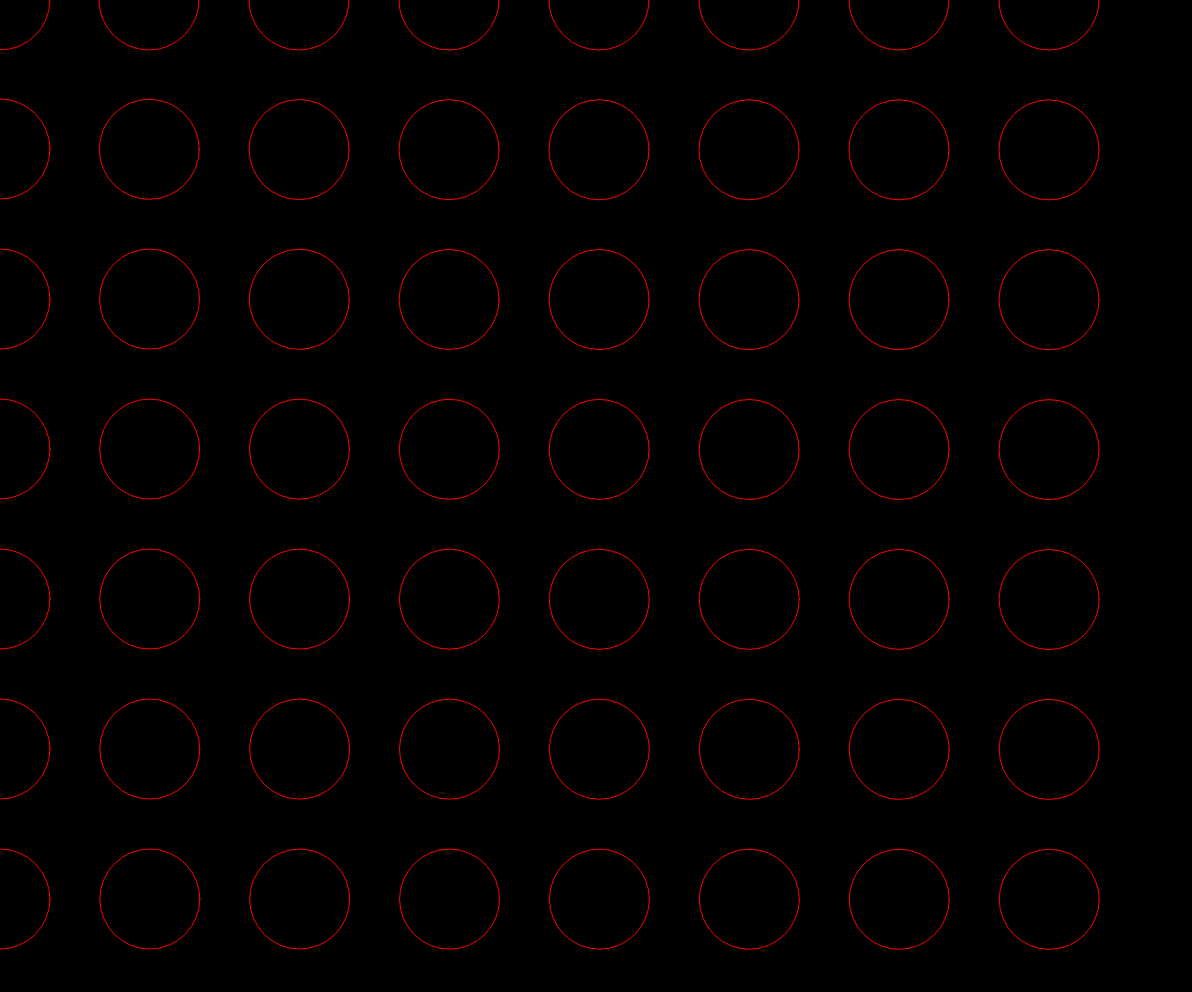
Frame 1 (no input)
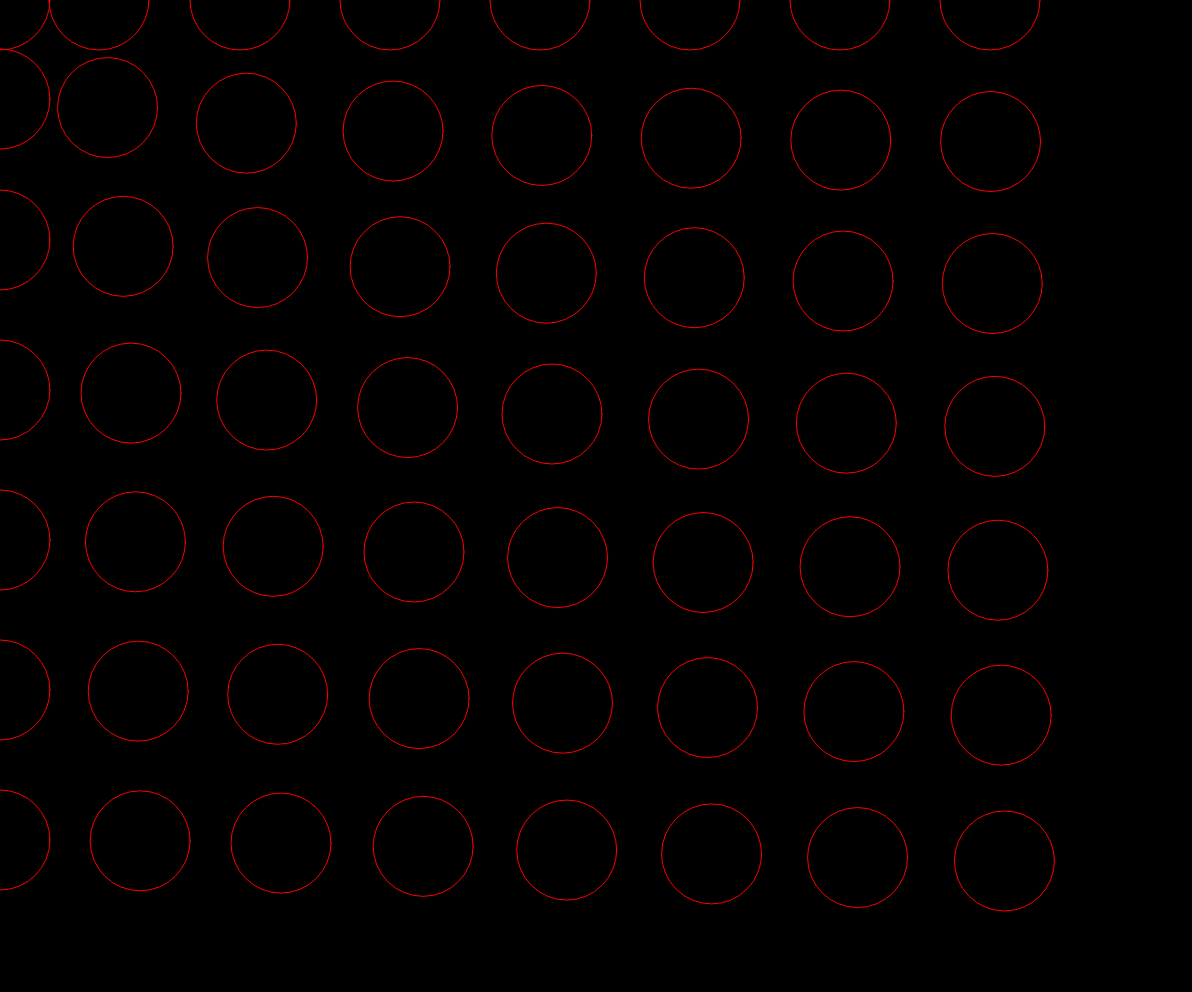
Frame 60 (no input)
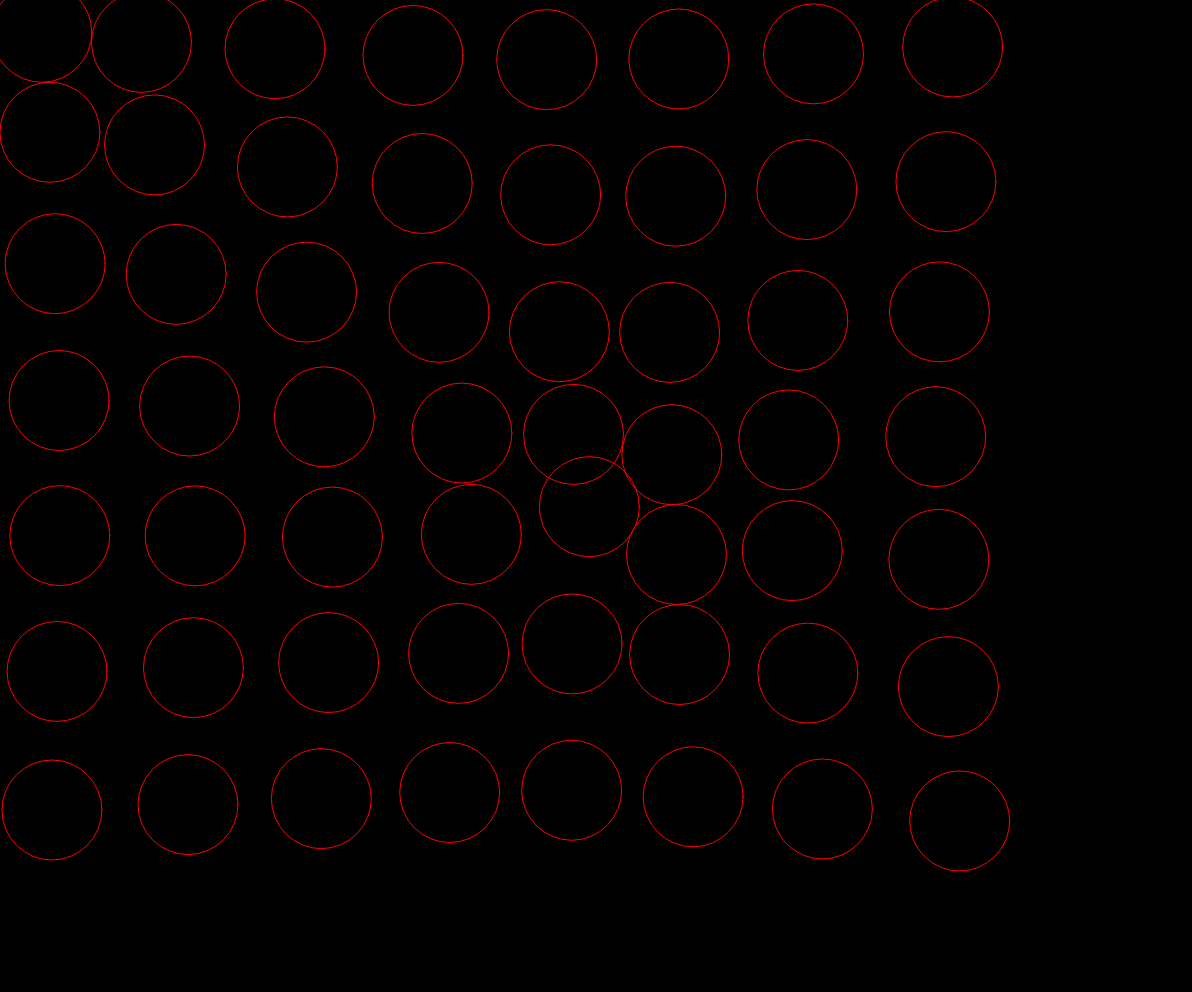
Frame 120 (the mouse pressed at the canvas centre since frame 60)

The p5.js sketch that drew these frames (run headless with seeded random() and noise() and a simulated clock; from frame 60 on, the mouse is pressed at the canvas centre):

// p5.js sketch
// ── sketch.js
var bubbles = [];
var spacing = 150;
var points = [];
var mouseReleased;

function setup() {
	createCanvas(window.innerWidth-8, window.innerHeight-8);
	colorMode(HSB);
	mouseReleased = true;
	for (var i = 0; i < width / spacing; i++) {
		for (var j = 0; j < height / spacing; j++) {
			bubbles.push(new Bubble(spacing*i, spacing*j));
		}
	}
	// bubbles.push(new Bubble(width/2, height/2));
}

function draw() {
	background(0, 0, 0);
	for (var i = 0; i < bubbles.length; i++) {
		bubbles[i].update();
	}

	if (mouseIsPressed) {
		if (mouseReleased) points.length = 0;
		mouseReleased = false;
		points.push(getMouse());
	} else mouseReleased = true;
}

function getMouse() {
	return createVector(mouseX, mouseY);
}
// ── bubble.js
class Bubble {
    constructor(x, y) {
        this.pos = createVector(x, y);
        this.minSize = 100;
        this.maxSize = 200;
        this.size = this.minSize;
        this.goalSize = this.size;
        this.vel = 0;
        this.acc = 0;
        this.hue = 0;
    }

    update() {
        //this.bulge();
        if (this.goalSize < this.minSize) this.goalSize = this.minSize;
        if (this.goalSize > this.maxSize) this.goalSize = this.maxSize;
        if (this.size < this.goalSize) this.acc++;
        if (this.size > this.goalSize) this.acc--;
        this.vel += this.acc;
        this.size += this.vel;
        this.acc = 0;
        this.vel *= 0.95;
        if (this.vel < 0.9 && this.vel > -0.9) this.vel = 0;

        this.mouseAttract();
        this.collisions();

        this.draw();
    }

    draw() {
        noFill();
        stroke(this.hue, 255, 255);
        ellipse(this.pos.x, this.pos.y, this.size, this.size);
    }

    bulge() {
        var distance = getMouse().sub(this.pos).mag();
        for (var i = 0; i < points.length; i++) {
            var d = points[i].copy().sub(this.pos).mag();
            if (d < distance) distance = d;
        }
        var change = 10/distance;
        this.goalSize = map(change, 0, 1, -10, 2000);
        this.hue = map(change, 0, 1, 0, 255);
    }

    mouseAttract() {
        var difference = getMouse().copy().sub(this.pos).normalize();
        this.pos.add(difference);
    }

    collisions() {
        for (var i = 0; i < bubbles.length; i++) {
            var difference = this.pos.copy().sub(bubbles[i].pos);
            var distance = difference.mag();
            var distA = getMouse().sub(this.pos).mag();
            var distB = getMouse().sub(bubbles[i].pos).mag();
            if (distance < (this.size/2) + (bubbles[i].size/2) &&
                this.size >= bubbles[i].size &&
                distA < distB) {
                bubbles[i].pos.add(difference.normalize().mult(-1));
            }
        }
        // if (this.pos.x < 0) this.pos.x = 0;
        // if (this.pos.x > width) this.pos.x = width;
        // if (this.pos.y < 0) this.pos.y = 0;
        // if (this.pos.y > height) this.pos.y = height;
    }
}
